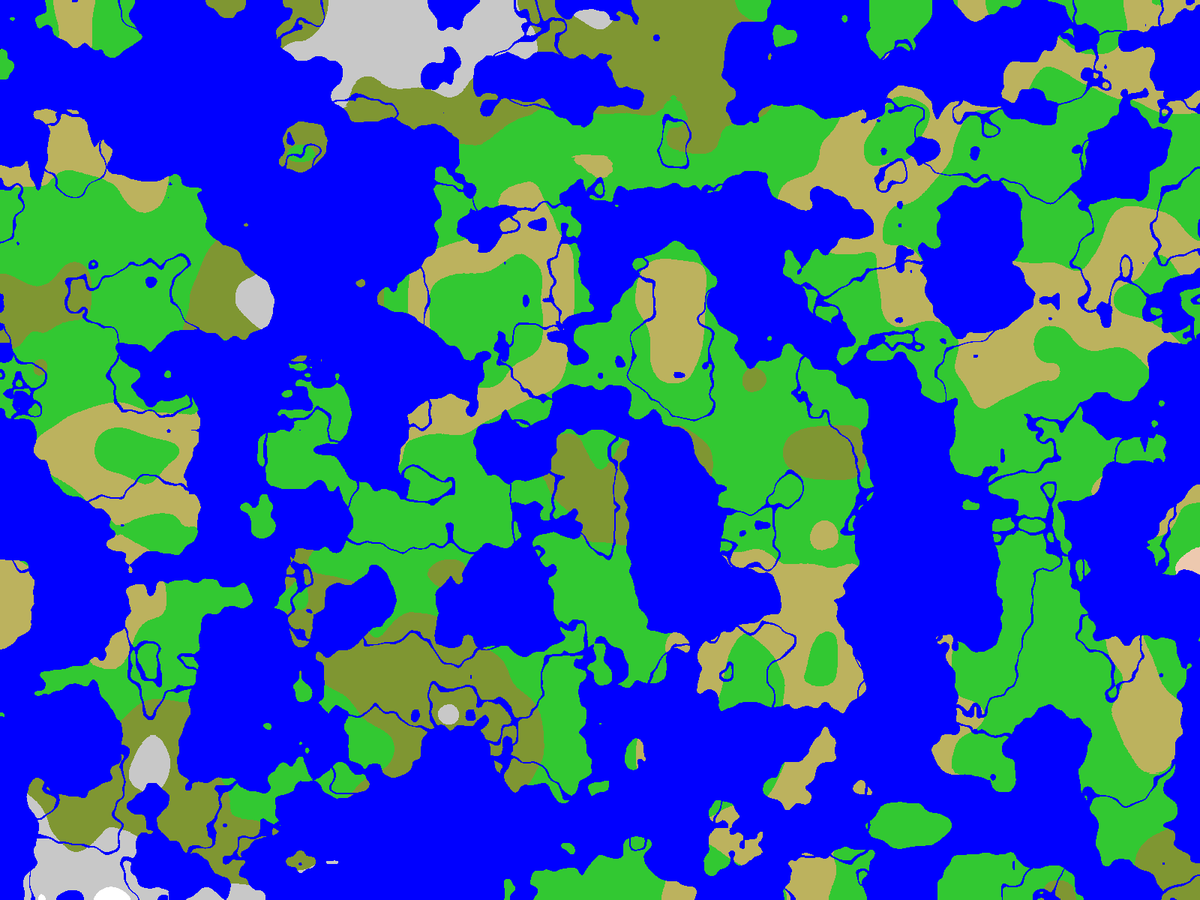
Frame 1 (no input)
Frame 60 (the mouse pressed at the canvas centre just before this capture): identical to frame 1, image omitted
Frame 120 (the mouse held since frame 60 and released just before this capture): identical to frame 1, image omitted

The Processing sketch that drew this single still picture (run headless with seeded random() and noise(); from frame 60 on, the mouse is pressed at the canvas centre):

// Processing sketch: BiomeMap
// ── BiomeMap.pde
int scale=1;
color[][] grid;
void setup() {
  fullScreen();
  println(displayDensity());
  pixelDensity(2);
  //fn=new FastNoise();
  calcGrid();
}
//FastNoise fn;
//float noiseMy(float x,float y){
//return fn.GetPerlin(x,y)/2f+0.5f;
//}
color ocean=color(0, 0, 255);
color rainForest=color(0, 255, 0);
color savanna=color(188.7, 178.5, 94.35);
color desert=color(237, 201, 175);
color savannaMountains=color(188.7+10, 178.5+10, 94.35+10);
color forest=color(50, 200, 50);
color taiga=color(127.5, 150, 50);
color mountains=color(200);
color snow=color(255);
float forestVal=41;
float ridgeNoise(float x, float y) {
  float n=noise(x, y);//[0,1]
  n*=-1;//[-1,0]
  n+=0.5;//[-0.5,-0.5]
  n=abs(n);//[0,0.5]
  n*=2;//[0,1]
  return 1-n;
}
void calcGrid() {
  drawing=true;
  grid=new color[width*2/scale][height*2/scale];
  //float zall=0.01/2;
  float zall=1;
  float zr = zall*0.1;
  float zt = zall*0.1;
  float za=zall*0.01;
  float zb=zall*0.01;
  float zc=zall*0.1;
  float zd=zall*0.01;
  float mi=10000, ma=-1000;
  for (int x=0; x<width*2/scale; x++) {
    for (int y=0; y<height*2/scale; y++) {
      grid[x][y]=color(0);
      //float noise=abs(-noise(x*0.0025,y*0.0025)+0.5)*2*100;
      float noise=ridgeNoise(x*0.01, y*0.01)*100;
      float a=noise(x*0.01+100, y*0.01+100)*100;
      float b=noise(x*0.01+200, y*0.01+200)*100;
      //float c=noise(x*0.01+300, y*0.01+300)*100;
      //float d=noise(x*0.01+400, y*0.01+400)*100;
      float e=noise(x*0.0025+500,y*0.0025+500)*115-15;
      //float c=
      //grid[x][y]=color(noise*255);
      if (noise>ma)ma=noise;
      if (noise<mi)mi=noise;
      //if(e>75)grid[x][y]=rainForest;
      else if(e<5)grid[x][y]=snow;
      else if(e<20)grid[x][y]=mountains;
      else if(e<30)grid[x][y]=taiga;
      else if(e<45)grid[x][y]=forest;
      else if(e<55)grid[x][y]=savanna;
      else if(e<65)grid[x][y]=forest;
      else if(e<100)grid[x][y]=desert;
      
      if (a>b)grid[x][y]=ocean;
      if (noise>98)grid[x][y]=ocean;
      
      //float noise=noise(x*0.01,y*0.01);
      //noise*=-1;
      //noise+=0.5;
      //noise=abs(noise);
      //noise*=2;
      //noise*=100;
      //println(noise);/
      //if(noise>49&&noise<51)grid[x][y]=ocean;
      //if(noise>75)grid[x][y]=ocean;
      //else grid[x][y]=color(255);
      //grid[x][y]=color(map(noise,0,100,0,255));
      //float r=noise(zr*x,zr*y)*100;
      //float t=noise(zt*x+100,zt*y+100)*100;
      //float a=noise(za*x+200,za*y+200)*100;
      //float b=noise(zb*x+300,zb*y+300)*100;
      //float c=noise(zc*x+400,zc*y+400)*100;
      //float d=noise(zd*x+500,zd*y+500)*100;
      //if(a>b-10)grid[x][y]=ocean;
      //if(d<40)grid[x][y]=color(255,0,0);

      //if(r*r+t*t>3500)grid[x][y]=ocean;
      //r=x
      //t=y
      //else 
      //if(r<30&&t<30)grid[x][y]=snow;
      //else if(r<35&&t<30)grid[x][y]=mountains;
      //else if(r<30&&t<35)grid[x][y]=taiga;
      //if(r<25&&t<30)grid[x][y]=snow;
      //else if(r<40&&t<35)grid[x][y]=mountains;
      //else if(r<40&&t<45)grid[x][y]=taiga;

      //else if(t>60&&r>60)grid[x][y]=savanna;
      //else if(t>50&&r>65)grid[x][y]=desert;
      //else if(t>50&&r>60)grid[x][y]=savannaMountains;

      //else if(t<30&&r>60)grid[x][y]=rainForest;

      //else if(t>forestVal&&t<100-forestVal&&r>forestVal&&r<100-forestVal)grid[x][y]=forest;
    }
  }
  println(mi+","+ma);
}
void keyPressed() {
  if (key == ' ') {
    noiseSeed((long)(Math.random()*Long.MAX_VALUE));
    calcGrid();
  }
  //forestVal+=0.5;
  //calcGrid();
}
boolean drawing=false;
void draw() {
  if (drawing) {
    background(0);
    for (int x=0; x<width*2/scale; x++) {
      for (int y=0; y<height*2/scale; y++) {
        noStroke();
        set(x, y, grid[x][y]);
        //fill(grid[x][y]);
        //rect(x*scale,y*scale,scale,scale);
      }
    }
    drawing=false;
  }
}
